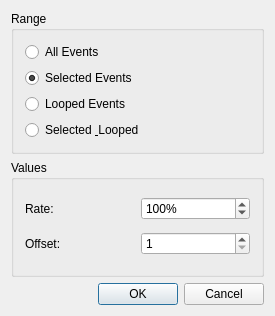
<?xml version="1.0" encoding="UTF-8"?>
<ui version="4.0">
 <class>VelocityBase</class>
 <widget class="QDialog" name="VelocityBase">
  <property name="geometry">
   <rect>
    <x>0</x>
    <y>0</y>
    <width>275</width>
    <height>316</height>
   </rect>
  </property>
  <property name="windowTitle">
   <string>MusE: Modify Velocity</string>
  </property>
  <layout class="QVBoxLayout" name="verticalLayout_2">
   <property name="spacing">
    <number>6</number>
   </property>
   <property name="margin">
    <number>11</number>
   </property>
   <item>
    <widget class="QGroupBox" name="rangeBox">
     <property name="title">
      <string>Range</string>
     </property>
     <layout class="QVBoxLayout" name="verticalLayout">
      <property name="spacing">
       <number>6</number>
      </property>
      <property name="margin">
       <number>11</number>
      </property>
      <item>
       <widget class="QRadioButton" name="allEvents">
        <property name="text">
         <string>All Events</string>
        </property>
       </widget>
      </item>
      <item>
       <widget class="QRadioButton" name="selectedEvents">
        <property name="text">
         <string>Selected Events</string>
        </property>
        <property name="checked">
         <bool>true</bool>
        </property>
       </widget>
      </item>
      <item>
       <widget class="QRadioButton" name="loopedEvents">
        <property name="text">
         <string>Looped Events</string>
        </property>
       </widget>
      </item>
      <item>
       <widget class="QRadioButton" name="selectedLooped">
        <property name="text">
         <string>Selected &amp; Looped</string>
        </property>
       </widget>
      </item>
     </layout>
    </widget>
   </item>
   <item>
    <widget class="QGroupBox" name="groupBox_2">
     <property name="title">
      <string>Values</string>
     </property>
     <layout class="QGridLayout" name="gridLayout">
      <property name="margin">
       <number>11</number>
      </property>
      <property name="spacing">
       <number>6</number>
      </property>
      <item row="0" column="0">
       <widget class="QLabel" name="TextLabel3">
        <property name="text">
         <string>Rate:</string>
        </property>
        <property name="wordWrap">
         <bool>false</bool>
        </property>
       </widget>
      </item>
      <item row="0" column="1">
       <widget class="QSpinBox" name="rate">
        <property name="suffix">
         <string>%</string>
        </property>
        <property name="maximum">
         <number>200</number>
        </property>
        <property name="value">
         <number>100</number>
        </property>
       </widget>
      </item>
      <item row="1" column="0">
       <widget class="QLabel" name="TextLabel4">
        <property name="text">
         <string>Offset:</string>
        </property>
        <property name="wordWrap">
         <bool>false</bool>
        </property>
       </widget>
      </item>
      <item row="1" column="1">
       <widget class="QSpinBox" name="offset">
        <property name="minimum">
         <number>1</number>
        </property>
        <property name="maximum">
         <number>127</number>
        </property>
        <property name="singleStep">
         <number>1</number>
        </property>
       </widget>
      </item>
     </layout>
    </widget>
   </item>
   <item>
    <layout class="QHBoxLayout" name="horizontalLayout">
     <property name="spacing">
      <number>6</number>
     </property>
     <item>
      <spacer name="Spacer1">
       <property name="orientation">
        <enum>Qt::Horizontal</enum>
       </property>
       <property name="sizeType">
        <enum>QSizePolicy::Expanding</enum>
       </property>
       <property name="sizeHint" stdset="0">
        <size>
         <width>20</width>
         <height>20</height>
        </size>
       </property>
      </spacer>
     </item>
     <item>
      <widget class="QPushButton" name="okButton">
       <property name="text">
        <string>OK</string>
       </property>
       <property name="autoDefault">
        <bool>false</bool>
       </property>
       <property name="default">
        <bool>true</bool>
       </property>
      </widget>
     </item>
     <item>
      <widget class="QPushButton" name="cancelButton">
       <property name="text">
        <string>Cancel</string>
       </property>
      </widget>
     </item>
    </layout>
   </item>
  </layout>
 </widget>
 <layoutdefault spacing="6" margin="11"/>
 <resources/>
 <connections>
  <connection>
   <sender>okButton</sender>
   <signal>clicked()</signal>
   <receiver>VelocityBase</receiver>
   <slot>accept()</slot>
   <hints>
    <hint type="sourcelabel">
     <x>20</x>
     <y>20</y>
    </hint>
    <hint type="destinationlabel">
     <x>20</x>
     <y>20</y>
    </hint>
   </hints>
  </connection>
  <connection>
   <sender>cancelButton</sender>
   <signal>clicked()</signal>
   <receiver>VelocityBase</receiver>
   <slot>reject()</slot>
   <hints>
    <hint type="sourcelabel">
     <x>20</x>
     <y>20</y>
    </hint>
    <hint type="destinationlabel">
     <x>20</x>
     <y>20</y>
    </hint>
   </hints>
  </connection>
 </connections>
</ui>
